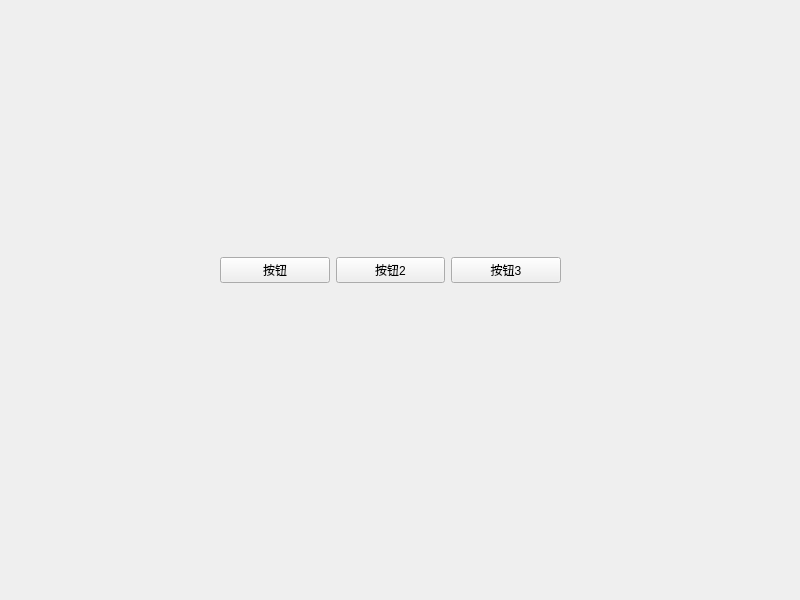
<?xml version="1.0" encoding="UTF-8"?>
<ui version="4.0">
 <class>Widget</class>
 <widget class="QWidget" name="Widget">
  <property name="geometry">
   <rect>
    <x>0</x>
    <y>0</y>
    <width>800</width>
    <height>600</height>
   </rect>
  </property>
  <property name="windowTitle">
   <string>Widget</string>
  </property>
  <widget class="QWidget" name="">
   <property name="geometry">
    <rect>
     <x>220</x>
     <y>210</y>
     <width>341</width>
     <height>121</height>
    </rect>
   </property>
   <layout class="QHBoxLayout" name="horizontalLayout">
    <item>
     <widget class="QPushButton" name="pushButton">
      <property name="text">
       <string>按钮</string>
      </property>
     </widget>
    </item>
    <item>
     <widget class="QPushButton" name="pushButton_2">
      <property name="text">
       <string>按钮2</string>
      </property>
     </widget>
    </item>
    <item>
     <widget class="QPushButton" name="pushButton_3">
      <property name="text">
       <string>按钮3</string>
      </property>
     </widget>
    </item>
   </layout>
  </widget>
 </widget>
 <resources/>
 <connections/>
</ui>
